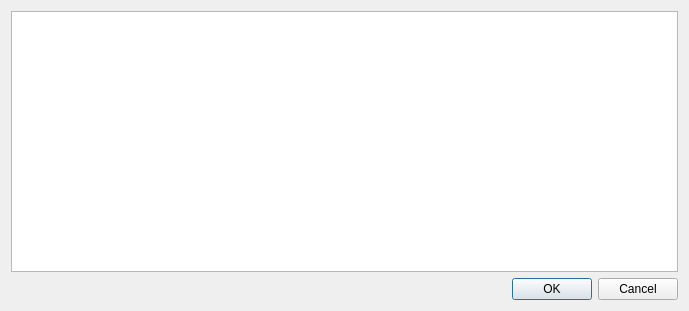
<?xml version="1.0" encoding="UTF-8"?>
<ui version="4.0">
 <class>EntryPointsDialog</class>
 <widget class="QDialog" name="EntryPointsDialog">
  <property name="geometry">
   <rect>
    <x>0</x>
    <y>0</y>
    <width>689</width>
    <height>311</height>
   </rect>
  </property>
  <property name="windowTitle">
   <string>Dialog</string>
  </property>
  <layout class="QVBoxLayout" name="verticalLayout">
   <item>
    <widget class="QTableView" name="entryPointsTable">
     <property name="editTriggers">
      <set>QAbstractItemView::NoEditTriggers</set>
     </property>
     <property name="selectionBehavior">
      <enum>QAbstractItemView::SelectRows</enum>
     </property>
     <attribute name="horizontalHeaderStretchLastSection">
      <bool>true</bool>
     </attribute>
     <attribute name="verticalHeaderVisible">
      <bool>false</bool>
     </attribute>
    </widget>
   </item>
   <item>
    <widget class="QDialogButtonBox" name="buttonBox">
     <property name="orientation">
      <enum>Qt::Horizontal</enum>
     </property>
     <property name="standardButtons">
      <set>QDialogButtonBox::Cancel|QDialogButtonBox::Ok</set>
     </property>
    </widget>
   </item>
  </layout>
 </widget>
 <resources/>
 <connections>
  <connection>
   <sender>buttonBox</sender>
   <signal>accepted()</signal>
   <receiver>EntryPointsDialog</receiver>
   <slot>accept()</slot>
   <hints>
    <hint type="sourcelabel">
     <x>248</x>
     <y>254</y>
    </hint>
    <hint type="destinationlabel">
     <x>157</x>
     <y>274</y>
    </hint>
   </hints>
  </connection>
  <connection>
   <sender>buttonBox</sender>
   <signal>rejected()</signal>
   <receiver>EntryPointsDialog</receiver>
   <slot>reject()</slot>
   <hints>
    <hint type="sourcelabel">
     <x>316</x>
     <y>260</y>
    </hint>
    <hint type="destinationlabel">
     <x>286</x>
     <y>274</y>
    </hint>
   </hints>
  </connection>
 </connections>
</ui>
